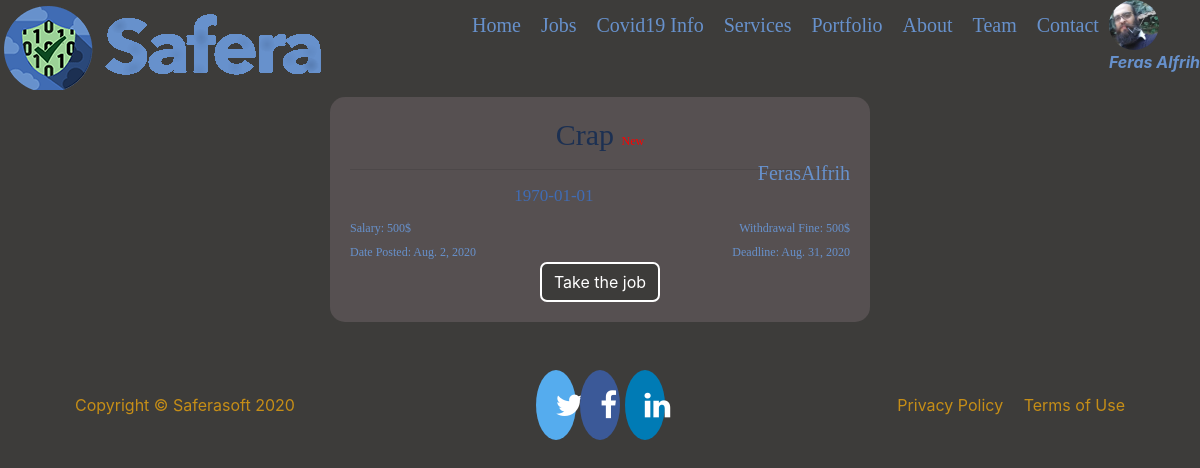
The app's page /user/jobs/details/5/ (signed in) with its own data.
### users/models.py (models this page shows, shortened)
class Profile(models.Model):
    user = models.OneToOneField(User, on_delete=models.CASCADE)
    image = models.ImageField(default='default.png', upload_to='profile_pics')
    jobAs = models.OneToOneField(Job, on_delete=models.SET_NULL, null=True, blank=True)
    balance = models.IntegerField(default=0, blank=True, null=True)
    sex = models.CharField(max_length=6, blank=True, null=True)
    last_logout = models.DateField(default='1970-01-01', blank=True, null=True)

class Job(models.Model):
    user = models.ForeignKey(User, on_delete=models.CASCADE)
    job = models.CharField(max_length=999)
    details = models.TextField(max_length=999)
    startDate = models.DateField()
    deadline = models.DateField()
    salary = models.IntegerField()
    withdrawal = models.IntegerField()
    asTo = models.OneToOneField(User, related_name='worker' , on_delete=models.SET_NULL, null=True, blank=True)
    is_available = models.BooleanField(default=True)
    is_complete = models.BooleanField(default=False)
    doneby = models.CharField(max_length=999, blank=True, null=True)

### users/views.py (the view)
# urls.py: path('jobs/details/<int:pk>/', UsersV.job_details.as_view(), name='job_details'),
    class job_details(DetailView):
        model = Job

### templates/users/job_detail.html (shortened to what this page needs)
{% extends "base.html" %}
{% load crispy_forms_tags %}
{% load static %}
{% block content %}
	<center>
		{% if user.is_staff %}
		    <div class="job-box content-section" >
	          <div class="job-title">
	            <h1 class="">{{job.job}}
	            {% if user.profile.last_logout <= job.startDate %}<big id="new">New</big>{% endif %}</h1>
	            <h4 class="float-right ">{{job.user}}</h4><hr>
	          </div>
	          <div class="job-body ">
	            <h5>{{job.details}} </h5>
	            <span class="float-left">
	              <big>Salary: {{job.salary}}$</big>
	            </span>
	            <span class="float-right">
	              <big>Withdrawal Fine: {{job.withdrawal}}$</big>
	            </span>
	          </div><br>
	          <div class="job-body">
	            <span class="float-left">
	              <big>Date Posted: {{job.startDate}}</big>
	            </span>
	            <span class="float-right">
	              <big>Deadline: {{job.deadline}}</big>
	            </span>
	          </div><br>
	          <form method="POST">
	            <button class="btn btn-danger">Take the job</button>
	          </form>
	        </div>
	  	{% else %}
		    <center>
		      <img src="{% static 'img/staffOnly.png' %}">
		    </center>
	 	{% endif %}
	</center>
{% endblock content %}

### templates/base.html (shortened to what this page needs)
{% load static %}
<!doctype html>
<html lang="en">
  <head>
    <link rel="stylesheet" href="https://maxcdn.bootstrapcdn.com/bootstrap/4.0.0/css/bootstrap.min.css">
    <link rel="stylesheet" href="https://cdnjs.cloudflare.com/ajax/libs/font-awesome/4.7.0/css/font-awesome.min.css">
    <link rel="stylesheet" type="text/css" href="{% static 'css/socialMedia.css' %}">
    {% if user.profile.sex == 'Female' %}
    <link rel="stylesheet" type="text/css" href="{% static 'css/female.css' %}">
    {% else %}
    <link rel="stylesheet" type="text/css" href="{% static 'css/male.css' %}">
    {% endif %}
  </head>
  <body class="container">
    <div class="container">
      <header>
        <nav class="navigate fixed-top">
          <div class="navigate" id="navbarNav">
            {% if user.is_authenticated %}
              <div class="navigate-user dropdown">
                <span role="button" data-toggle="dropdown" id="prflimg" aria-haspopup="true" aria-expanded="false" style="width:75px">
                 <div class="navigate-user">
                    <img class="rounded-circle dropdown-toggle"  width="50px"  height="50px" src="{{ user.profile.image.url }}"><br>
                    <a><b><i>{{ user.first_name }} {{ user.last_name }}</i></b></a>
                 </div>
                </span>
              </div>
            {% else %}
              <div class='navigate-user'>
                  <a href="{% url 'login' %}" class="btn ">Login</a>
                  <a href="{% url 'register' %}" class="btn">Register</a>
              </div>
            {% endif %}
            <ul class="navigate"  id="navbar">
              <li class="navigate" >
                <a class="navigate nav-btn js-scroll-trigger"href="{% url 'base' %}" id="Home">Home</a>
              </li>
              {% if user.is_staff %}
              <li class="navigate">
                <a class="navigate nav-btn js-scroll-trigger"href="{% url 'jobs' %}" id="Jobs">Jobs</a>
              </li>
              {% endif %}
              <li class="navigate">
                <a class="navigate nav-btn js-scroll-trigger"href="{% url 'covid19' %}" id="Covid19">Covid19 Info</a>
              </li>
              <li class="navigate">
                <a class="navigate nav-btn js-scroll-trigger"href="{% url 'services' %}" id="Services">Services</a>
              </li>
              <li class="navigate">
                <a class="navigate nav-btn js-scroll-trigger"href="{% url 'portfolio' %}" id="Portfolio">Portfolio</a>
              </li>
              <li class="navigate">
                <a class="navigate nav-btn js-scroll-trigger"href="{% url 'about' %}" id="About">About</a>
              </li>
              <li class="navigate">
                <a class="navigate nav-btn js-scroll-trigger"href="{% url 'team' %}" id="Team">Team</a>
              </li>
              <li class="navigate">
                <a class="navigate nav-btn js-scroll-trigger"href="{% url 'contact' %}" id="Contact">Contact</a>
              </li>
            </ul>
          </div>
          <div id="logo" class="mr-auto">
            <img src="{% static 'img/logo.png' %}"  >
          </div>
        </nav>
      </header>
      <main class="mt-5">
        <div class="col-6 mt-3">
        </div>
        <div id="carouselExampleIndicators" class="carousel slide mt-5" data-ride="carousel">
        {% block content %}{% endblock content %}
      </main>
      <footer class="mt-5 mb-5">
        <div class="container">
            <div class="row align-items-center">
                <div class="col-lg-4 text-lg-left f-caramel">Copyright © Saferasoft 2020</div>
                <div class="col-lg-4 my-3 my-lg-0">
                  <center>
                    <a href="{% url 'about' %}" class="fa fa-twitter"></i></a>
                    <a href="{% url 'about' %}" class="fa fa-facebook"></i></a>
                    <a href="{% url 'about' %}" class="fa fa-linkedin"></i></a>
                  </center>
                </div>
                <div class="col-lg-4 text-lg-right">
                  <a class="mr-3 f-caramel" href="{% url 'about' %}">Privacy Policy</a>
                  <a class=" f-caramel" href="{% url 'about' %}">Terms of Use</a>
                </div>
            </div>
        </div>
      </footer>
    </div>
  </body>
</html>

### static/css/socialMedia.css (style rules this page uses)
.fa { padding: 20px; font-size: 30px; width: 30px; text-align: center; text-decoration: none; border-radius: 50%; }
.fa-facebook { background: #3B5998; color: white; }
.fa-twitter { background: #55ACEE; color: white; }
.fa-linkedin { background: #007bb5; color: white; }

### static/css/male css/00-Colors/colors.css (style rules this page uses)
.f-caramel { color: #C68E17; }

### static/css/male css/03-Others/1others.css (style rules this page uses)
body { background-color: #3D3C3A; width: 100%; }

### static/css/male css/01-Layout/headers.css (style rules this page uses)
h1 { text-transform: capitalize; font-family: 'Libre Baskerville', serif; font-size: 30px; }
h4 { text-transform: capitalize; font-family: 'Libre Baskerville', serif; font-size: 20px; }
h5 { text-transform: capitalize; font-family: 'Libre Baskerville', serif; font-size: 17px; }

### static/css/male css/01-Layout/navs.css (style rules this page uses)
.navigate ul { float: right; }
.navigate li { display: inline; float: left; margin: 10px; color: #fff; }
.navigate li a { font-family: 'Crimson Pro', serif; font-size: 20px; border-radius: 5px; color: #6791cc; }
.nav-btn { border-radius: 7px; color: #6791cc; }
.navigate-user { float: right; color: #6791cc; }

### static/css/male css/01-Layout/texts.css (style rules this page uses)
big { text-transform: capitalize; font-family: 'Libre Baskerville', serif; font-size: 12px; }

### static/css/male css/01-Layout/btn.css (style rules this page uses)
.btn { border-radius: 7px; background: #3D3C3A; color: #fff; border: all; border-color:#fff; border-width: 2px; }

### static/css/male css/01-Layout/img.css (style rules this page uses)
#logo { float: left; }

### static/css/male css/03-Others/jobs.css (style rules this page uses)
.job-box { background: #565051; border-radius: 15px; padding: 20px; width: 50%; height: 70; justify-content: absolute; align-content: space-between; align-self: center; align-items: flex-start; margin-top: 20px; }
.job-box #new { color: red; }
.job-box big { color: #6791cc; }
.job-box h1 { color: #1c3052; }
.job-box h4 { color: #6791cc; }
.job-box h5 { color:#406cb4; }

### records on screen
Job: job "Crap", user "FerasAlfrih", details "1970-01-01", salary "500", withdrawal "500", startDate "Aug. 2, 2020", deadline "Aug. 31, 2020"

### other values on screen
{{ user.first_name }} "Feras"
{{ user.last_name }} "Alfrih"
